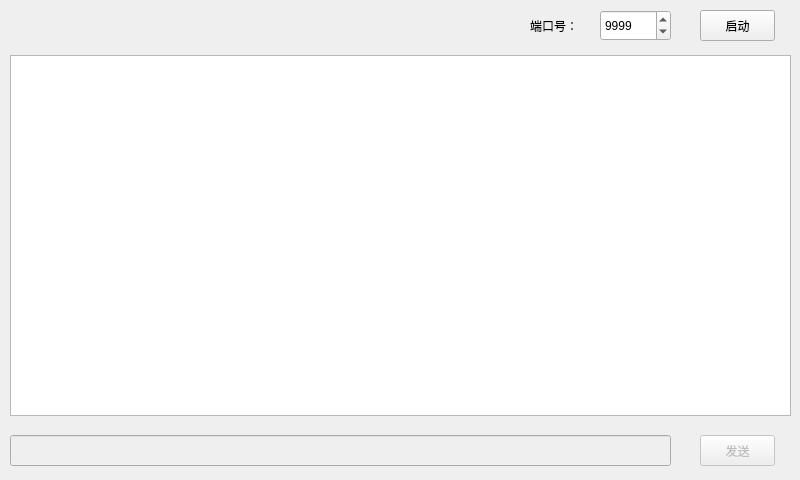
<?xml version="1.0" encoding="UTF-8"?>
<ui version="4.0">
 <class>UdpServer</class>
 <widget class="QWidget" name="UdpServer">
  <property name="geometry">
   <rect>
    <x>0</x>
    <y>0</y>
    <width>800</width>
    <height>480</height>
   </rect>
  </property>
  <property name="windowTitle">
   <string>UdpServer</string>
  </property>
  <widget class="QPushButton" name="pushButton_send">
   <property name="enabled">
    <bool>false</bool>
   </property>
   <property name="geometry">
    <rect>
     <x>700</x>
     <y>435</y>
     <width>75</width>
     <height>31</height>
    </rect>
   </property>
   <property name="text">
    <string>发送</string>
   </property>
  </widget>
  <widget class="QTextBrowser" name="textBrowser">
   <property name="geometry">
    <rect>
     <x>10</x>
     <y>55</y>
     <width>781</width>
     <height>361</height>
    </rect>
   </property>
  </widget>
  <widget class="QSpinBox" name="spinBox">
   <property name="geometry">
    <rect>
     <x>600</x>
     <y>10</y>
     <width>71</width>
     <height>31</height>
    </rect>
   </property>
   <property name="maximum">
    <number>65535</number>
   </property>
   <property name="value">
    <number>9999</number>
   </property>
  </widget>
  <widget class="QLineEdit" name="lineEdit">
   <property name="enabled">
    <bool>false</bool>
   </property>
   <property name="geometry">
    <rect>
     <x>10</x>
     <y>435</y>
     <width>661</width>
     <height>31</height>
    </rect>
   </property>
  </widget>
  <widget class="QLabel" name="label">
   <property name="geometry">
    <rect>
     <x>530</x>
     <y>10</y>
     <width>51</width>
     <height>31</height>
    </rect>
   </property>
   <property name="text">
    <string>端口号：</string>
   </property>
  </widget>
  <widget class="QPushButton" name="pushButton_start">
   <property name="geometry">
    <rect>
     <x>700</x>
     <y>10</y>
     <width>75</width>
     <height>31</height>
    </rect>
   </property>
   <property name="text">
    <string>启动</string>
   </property>
  </widget>
 </widget>
 <resources/>
 <connections/>
</ui>
